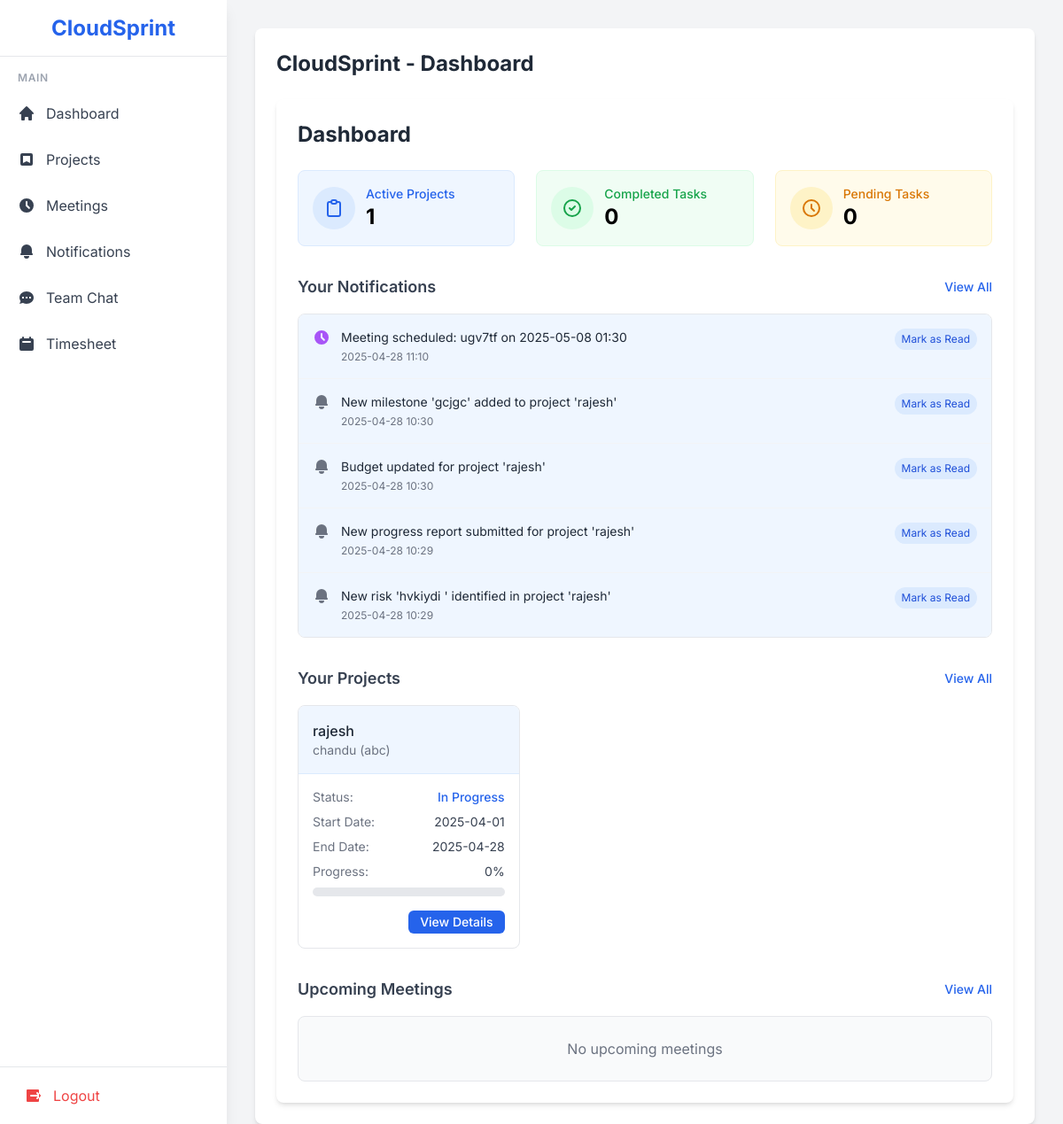
The app's page /dashboard (signed in) with its own data.
### app.py (models this page shows, shortened)
class Notification(db.Model):
    id = db.Column(db.Integer, primary_key=True)
    user_id = db.Column(db.Integer, db.ForeignKey('user.id'), nullable=False)
    message = db.Column(db.Text, nullable=False)
    timestamp = db.Column(db.DateTime, default=datetime.utcnow)
    is_read = db.Column(db.Boolean, default=False)
    notification_type = db.Column(db.String(50), nullable=False)  # task, meeting, update

class Project(db.Model):
    id = db.Column(db.Integer, primary_key=True)
    name = db.Column(db.String(100), nullable=False)
    description = db.Column(db.Text, nullable=True)
    start_date = db.Column(db.DateTime, nullable=False)
    end_date = db.Column(db.DateTime, nullable=False)
    status = db.Column(db.String(20), nullable=False, default='Initiated')  # Initiated, In Progress, On Hold, Execution Completed
    client_id = db.Column(db.Integer, db.ForeignKey('client.id'), nullable=False)
    tasks = db.relationship('Task', backref='project', lazy=True)
    assignments = db.relationship('Assignment', backref='project', lazy=True)
    timelogs = db.relationship('Timelog', backref='project', lazy=True)
    feedback = db.relationship('Feedback', backref='project', lazy=True)
    budgets = db.relationship('Budget', backref='project', lazy=True)
    schedules = db.relationship('Schedule', backref='project', lazy=True)
    meetings = db.relationship('Meeting', backref='project', lazy=True)
    milestones = db.relationship('Milestone', backref='project', lazy=True)
    risk_assessments = db.relationship('RiskAssessment', backref='project', lazy=True)
    status_updates = db.relationship('ProjectStatus', backref='project', lazy=True)
    resources = db.relationship('Resource', backref='project', lazy=True)
    progress_reports = db.relationship('ProgressReport', backref='project', lazy=True)
    files = db.relationship('File', backref='project', lazy=True)

class Client(db.Model):
    id = db.Column(db.Integer, primary_key=True)
    name = db.Column(db.String(100), nullable=False)
    company = db.Column(db.String(100), nullable=False)
    email = db.Column(db.String(120), nullable=False)
    phone = db.Column(db.String(20), nullable=False)
    projects = db.relationship('Project', backref='client', lazy=True)

### app.py (the view)
@app.route('/dashboard')
def dashboard():
    if 'user_id' not in session:
        flash('Please log in first', 'warning')
        return redirect(url_for('login'))
    user = User.query.get(session['user_id'])
    tasks = Task.query.filter_by(assigned_to=user.id).all()
    assignments = Assignment.query.filter_by(user_id=user.id).all()
    project_ids = [a.project_id for a in assignments]
    projects = Project.query.filter(Project.id.in_(project_ids)).all()
    notifications = Notification.query.filter_by(user_id=user.id, is_read=False).order_by(Notification.timestamp.desc()).limit(5).all()
    return render_template('dashboard.html', user=user, tasks=tasks, projects=projects, notifications=notifications)

### templates/dashboard.html (shortened to what this page needs)
{% extends "base.html" %}
{% block title %}CloudSprint - Dashboard{% endblock %}
{% block content %}
<div class="bg-white shadow-md rounded-lg p-6">
    <h1 class="text-2xl font-bold text-gray-800 mb-6">Dashboard</h1>
    <div class="grid grid-cols-1 md:grid-cols-3 gap-6 mb-8">
        <div class="bg-blue-50 p-4 rounded-lg border border-blue-100">
            <div class="flex items-center space-x-3">
                <div class="bg-blue-100 p-3 rounded-full">
                </div>
                <div>
                    <p class="text-sm text-blue-600 font-medium">Active Projects</p>
                    <h3 class="text-2xl font-bold">{{ projects|length }}</h3>
                </div>
            </div>
        </div>
        <div class="bg-green-50 p-4 rounded-lg border border-green-100">
            <div class="flex items-center space-x-3">
                <div class="bg-green-100 p-3 rounded-full">
                    <svg class="h-6 w-6 text-green-600" xmlns="http://www.w3.org/2000/svg" fill="none" viewBox="0 0 24 24" stroke="currentColor">
                        <path stroke-linecap="round" stroke-linejoin="round" stroke-width="2" d="M9 12l2 2 4-4m6 2a9 9 0 11-18 0 9 9 0 0118 0z" />
                    </svg>
                </div>
                <div>
                    <p class="text-sm text-green-600 font-medium">Completed Tasks</p>
                    <h3 class="text-2xl font-bold">{{ tasks|selectattr('status', 'equalto', 'Completed')|list|length }}</h3>
                </div>
            </div>
        </div>
        <div class="bg-amber-50 p-4 rounded-lg border border-amber-100">
            <div class="flex items-center space-x-3">
                <div class="bg-amber-100 p-3 rounded-full">
                    <svg class="h-6 w-6 text-amber-600" xmlns="http://www.w3.org/2000/svg" fill="none" viewBox="0 0 24 24" stroke="currentColor">
                        <path stroke-linecap="round" stroke-linejoin="round" stroke-width="2" d="M12 8v4l3 3m6-3a9 9 0 11-18 0 9 9 0 0118 0z" />
                    </svg>
                </div>
                <div>
                    <p class="text-sm text-amber-600 font-medium">Pending Tasks</p>
                    <h3 class="text-2xl font-bold">{{ tasks|selectattr('status', 'equalto', 'Pending')|list|length }}</h3>
                </div>
            </div>
        </div>
    </div>
    <div class="mb-8">
        <div class="flex items-center justify-between mb-4">
            <h2 class="text-lg font-semibold text-gray-700">Your Notifications</h2>
            <a href="{{ url_for('notifications') }}" class="text-blue-600 hover:text-blue-800 text-sm font-medium">View All</a>
        </div>
        {% if notifications %}
            <div class="bg-white border rounded-lg overflow-hidden">
                {% for notification in notifications[:5] %}
                    <div class="p-4 {% if not loop.last %}border-b border-gray-100{% endif %} {% if not notification.is_read %}bg-blue-50{% endif %}">
                        <div class="flex items-start space-x-3">
                            <div class="{% if notification.notification_type == 'task' %}text-blue-500{% elif notification.notification_type == 'meeting' %}text-purple-500{% elif notification.notification_type == 'project' %}text-green-500{% else %}text-gray-500{% endif %}">
                                {% if notification.notification_type == 'task' %}
                                    <svg class="h-5 w-5" xmlns="http://www.w3.org/2000/svg" viewBox="0 0 20 20" fill="currentColor">
                                        <path d="M9 2a1 1 0 000 2h2a1 1 0 100-2H9z" />
                                        <path fill-rule="evenodd" d="M4 5a2 2 0 012-2 3 3 0 003 3h2a3 3 0 003-3 2 2 0 012 2v11a2 2 0 01-2 2H6a2 2 0 01-2-2V5zm3 4a1 1 0 000 2h.01a1 1 0 100-2H7zm3 0a1 1 0 000 2h3a1 1 0 100-2h-3zm-3 4a1 1 0 100 2h.01a1 1 0 100-2H7zm3 0a1 1 0 100 2h3a1 1 0 100-2h-3z" clip-rule="evenodd" />
                                    </svg>
                                {% elif notification.notification_type == 'meeting' %}
                                    <svg class="h-5 w-5" xmlns="http://www.w3.org/2000/svg" viewBox="0 0 20 20" fill="currentColor">
                                        <path fill-rule="evenodd" d="M10 18a8 8 0 100-16 8 8 0 000 16zm1-12a1 1 0 10-2 0v4a1 1 0 00.293.707l2.828 2.829a1 1 0 101.415-1.415L11 9.586V6z" clip-rule="evenodd" />
                                    </svg>
                                {% else %}
                                    <svg class="h-5 w-5" xmlns="http://www.w3.org/2000/svg" viewBox="0 0 20 20" fill="currentColor">
                                        <path d="M10 2a6 6 0 00-6 6v3.586l-.707.707A1 1 0 004 14h12a1 1 0 00.707-1.707L16 11.586V8a6 6 0 00-6-6z" />
                                        <path d="M10 18a3 3 0 01-3-3h6a3 3 0 01-3 3z" />
                                    </svg>
                                {% endif %}
                            </div>
                            <div class="flex-1">
                                <p class="text-sm text-gray-800">{{ notification.message }}</p>
                                <p class="text-xs text-gray-500 mt-1">{{ notification.timestamp.strftime('%Y-%m-%d %H:%M') }}</p>
                            </div>
                            {% if not notification.is_read %}
                                <a href="{{ url_for('mark_notification', notification_id=notification.id) }}" class="text-xs bg-blue-100 text-blue-700 px-2 py-1 rounded-full">Mark as Read</a>
                            {% endif %}
                        </div>
                    </div>
                {% endfor %}
            </div>
        {% else %}
            <div class="bg-gray-50 border border-gray-200 rounded-lg p-6 text-center">
                <p class="text-gray-500">No new notifications</p>
            </div>
        {% endif %}
    </div>
    <div>
        <div class="flex items-center justify-between mb-4">
            <h2 class="text-lg font-semibold text-gray-700">Your Projects</h2>
            <a href="{{ url_for('projects') }}" class="text-blue-600 hover:text-blue-800 text-sm font-medium">View All</a>
        </div>
        {% if projects %}
            <div class="grid grid-cols-1 md:grid-cols-2 lg:grid-cols-3 gap-4">
                {% for project in projects %}
                    <div class="bg-white border rounded-lg overflow-hidden hover:shadow-md transition-shadow duration-300">
                        <div class="p-4 border-b {% if project.status == 'Completed' %}bg-green-50 border-green-100{% elif project.status == 'In Progress' %}bg-blue-50 border-blue-100{% else %}bg-yellow-50 border-yellow-100{% endif %}">
                            <h3 class="font-medium text-gray-800">{{ project.name }}</h3>
                            <p class="text-sm text-gray-500">{{ project.client.name }} ({{ project.client.company }})</p>
                        </div>
                        <div class="p-4">
                            <div class="flex justify-between text-sm mb-2">
                                <span class="text-gray-500">Status:</span>
                                <span class="font-medium {% if project.status == 'Completed' %}text-green-600{% elif project.status == 'In Progress' %}text-blue-600{% else %}text-yellow-600{% endif %}">{{ project.status }}</span>
                            </div>
                            <div class="flex justify-between text-sm mb-2">
                                <span class="text-gray-500">Start Date:</span>
                                <span class="text-gray-700">{{ project.start_date.strftime('%Y-%m-%d') }}</span>
                            </div>
                            <div class="flex justify-between text-sm mb-2">
                                <span class="text-gray-500">End Date:</span>
                                <span class="text-gray-700">{{ project.end_date.strftime('%Y-%m-%d') }}</span>
                            </div>
                            <div class="flex justify-between text-sm mb-2">
                                <span class="text-gray-500">Progress:</span>
                                <span class="text-gray-700">
                                    {% set completed_tasks = project.tasks|selectattr('status', 'equalto', 'Completed')|list|length %}
                                    {% set total_tasks = project.tasks|length %}
                                    {% if total_tasks > 0 %}
                                        {{ (completed_tasks / total_tasks * 100)|int }}%
                                    {% else %}
                                        0%
                                    {% endif %}
                                </span>
                            </div>
                            <div class="w-full bg-gray-200 rounded-full h-2.5 mb-4">
                            </div>
                            <div class="text-right">
                                <a href="{{ url_for('project_details', project_id=project.id) }}" class="inline-flex items-center px-3 py-1 border border-transparent text-sm leading-4 font-medium rounded-md text-white bg-blue-600 hover:bg-blue-700 focus:outline-none focus:ring-2 focus:ring-offset-2 focus:ring-blue-500">
                                    View Details
                                </a>
                            </div>
                        </div>
                    </div>
                {% endfor %}
            </div>
        {% else %}
            <div class="bg-gray-50 border border-gray-200 rounded-lg p-6 text-center">
                <p class="text-gray-500">You are not assigned to any projects</p>
            </div>
        {% endif %}
    </div>
    <div class="mt-8">
        <div class="flex items-center justify-between mb-4">
            <h2 class="text-lg font-semibold text-gray-700">Upcoming Meetings</h2>
            <a href="{{ url_for('meetings') }}" class="text-blue-600 hover:text-blue-800 text-sm font-medium">View All</a>
        </div>
        {% if meetings %}
            <div class="bg-white border rounded-lg overflow-hidden">
                <table class="min-w-full divide-y divide-gray-200">
                    <thead class="bg-gray-50">
                        <tr>
                            <th scope="col" class="px-6 py-3 text-left text-xs font-medium text-gray-500 uppercase tracking-wider">Title</th>
                            <th scope="col" class="px-6 py-3 text-left text-xs font-medium text-gray-500 uppercase tracking-wider">Project</th>
                            <th scope="col" class="px-6 py-3 text-left text-xs font-medium text-gray-500 uppercase tracking-wider">Date & Time</th>
                            <th scope="col" class="px-6 py-3 text-left text-xs font-medium text-gray-500 uppercase tracking-wider">Duration</th>
                            <th scope="col" class="px-6 py-3 text-left text-xs font-medium text-gray-500 uppercase tracking-wider">Actions</th>
                        </tr>
                    </thead>
                    <tbody class="bg-white divide-y divide-gray-200">
                        {% for meeting in meetings %}
                            <tr>
                                <td class="px-6 py-4 whitespace-nowrap">
                                    <div class="text-sm font-medium text-gray-900">{{ meeting.title }}</div>
                                </td>
                                <td class="px-6 py-4 whitespace-nowrap">
                                    <div class="text-sm text-gray-500">{{ meeting.project.name }}</div>
                                </td>
                                <td class="px-6 py-4 whitespace-nowrap text-sm text-gray-500">
                                    {{ meeting.datetime.strftime('%Y-%m-%d %H:%M') }}
                                </td>
                                <td class="px-6 py-4 whitespace-nowrap text-sm text-gray-500">
                                    {{ meeting.duration }} minutes
                                </td>
                                <td class="px-6 py-4 whitespace-nowrap text-sm font-medium">
                                    <a href="{{ url_for('meeting_details', meeting_id=meeting.id) }}" class="text-blue-600 hover:text-blue-900 mr-3">View</a>
                                    <a href="{{ meeting.meeting_link }}" target="_blank" class="text-green-600 hover:text-green-900">Join</a>
                                </td>
                            </tr>
                        {% endfor %}
                    </tbody>
                </table>
            </div>
        {% else %}
            <div class="bg-gray-50 border border-gray-200 rounded-lg p-6 text-center">
                <p class="text-gray-500">No upcoming meetings</p>
            </div>
        {% endif %}
    </div>
</div>
{% endblock %}

### records on screen
Notification: notification_type "meeting" (drawn), message "Meeting scheduled: ugv7tf on 2025-05-08 01:30", timestamp "2025-04-28 11:10"
Notification: notification_type "update" (drawn), message "New milestone 'gcjgc' added to project 'rajesh'", timestamp "2025-04-28 10:30"
Notification: notification_type "update" (drawn), message "Budget updated for project 'rajesh'", timestamp "2025-04-28 10:30"
Notification: notification_type "update" (drawn), message "New progress report submitted for project 'rajesh'", timestamp "2025-04-28 10:29"
Notification: notification_type "update" (drawn), message "New risk 'hvkiydi ' identified in project 'rajesh'", timestamp "2025-04-28 10:29"
Project: name "rajesh", client.name "chandu", client.company "abc", status "In Progress", start_date "2025-04-01", end_date "2025-04-28", value "0"

### other values on screen
{{ projects|length }} "1"
{{ tasks|selectattr('status', 'equalto', 'Completed')|list|length }} "0"
{{ tasks|selectattr('status', 'equalto', 'Pending')|list|length }} "0"
